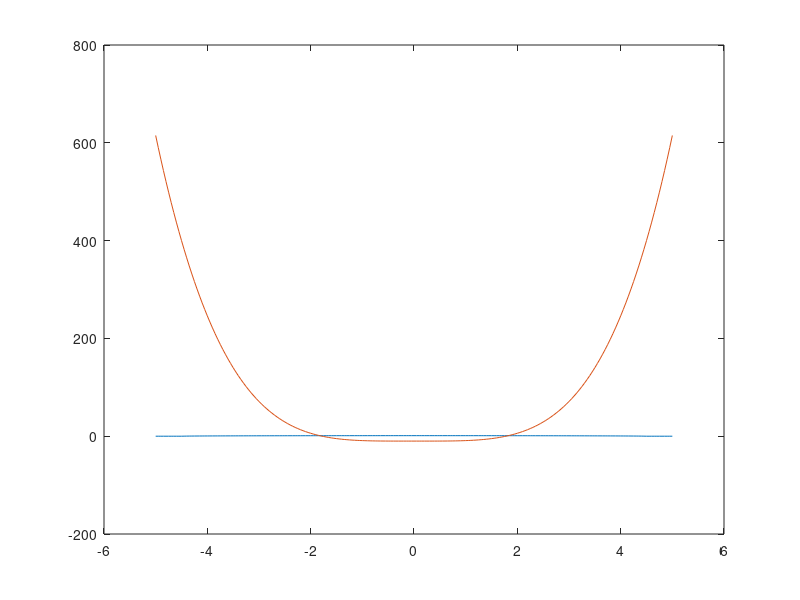

Here is the MATLAB script that generated this plot:
clear all;

x1 = -5:0.05:5;
i = 1;

while i < 202
    x2(i) = (1/4) * sqrt(20 - x1(i)^2);
    i = i + 1;
end

x3 = -5:0.05:5;
j = 1;

while j < 202
    x4(j) = x3(j)^4 - 10;
    j = j + 1;
end

plot(x1, x2, x3, x4)
